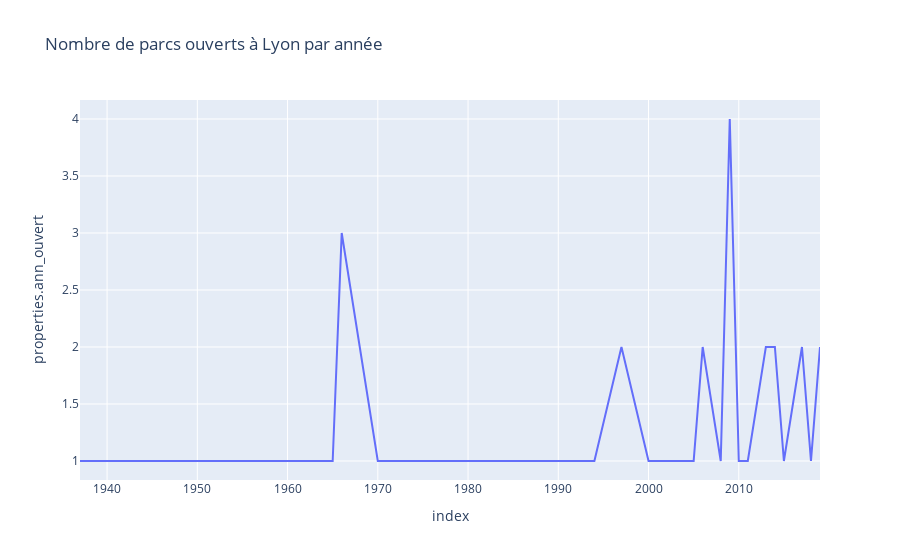

The notebook cell saved with this chart:
### Markdown cell above
c'est donc là que plotly apparait

### Code cell
fig = px.line(annees_triees, x=annees_triees.index, y="properties.ann_ouvert", title='Nombre de parcs ouverts à Lyon par année')
fig.show()

### Figure 1 — Plotly figure (JSON) as saved in the notebook; plotly's stock layout.template omitted (floating-point values rounded to 4 significant figures)
{"data": [{"hovertemplate": "index=%{x}<br>properties.ann_ouvert=%{y}<extra></extra>", "legendgroup": "", "line": {"color": "#636efa", "dash": "solid"}, "mode": "lines", "name": "", "orientation": "v", "showlegend": false, "type": "scatter", "x": [1937, 1962, 1965, 1966, 1968, 1970, 1976, 1980, 1983, 1994, 1997, 2000, 2001, 2004, 2005, 2006, 2008, 2009, 2010, 2011, 2013, 2014, 2015, 2017, 2018, 2019], "xaxis": "x", "y": [1, 1, 1, 3, 2, 1, 1, 1, 1, 1, 2, 1, 1, 1, 1, 2, 1, 4, 1, 1, 2, 2, 1, 2, 1, 2], "yaxis": "y"}], "layout": {"legend": {"tracegroupgap": 0}, "title": {"text": "Nombre de parcs ouverts à Lyon par année"}, "xaxis": {"anchor": "y", "domain": [0, 1], "title": {"text": "index"}}, "yaxis": {"anchor": "x", "domain": [0, 1], "title": {"text": "properties.ann_ouvert"}}}}
